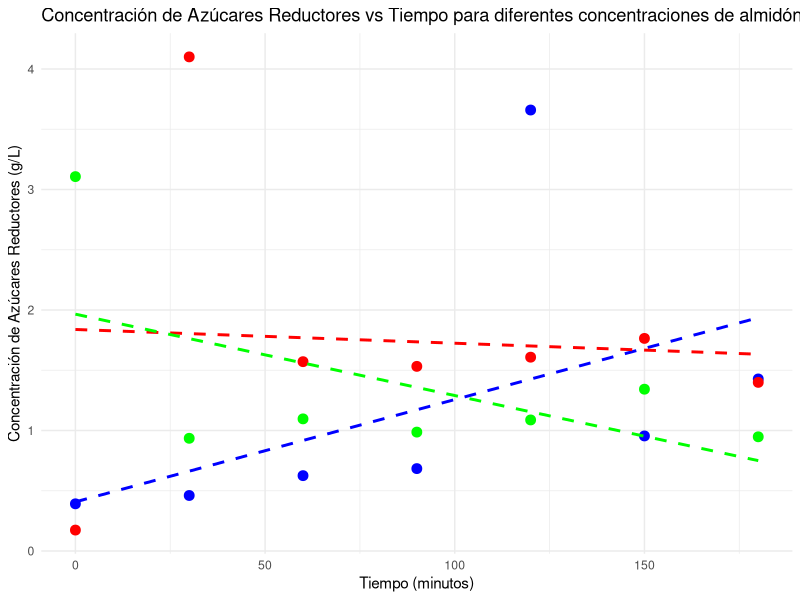

This figure's R source:
# Instala ggplot2 si aún no lo tienes
# install.packages("ggplot2")

# Cargar librerías necesarias
library(ggplot2)

# Datos de tiempo (minutos)
tiempo <- c(0, 30, 60, 90, 120, 150, 180)  # Tiempos en minutos

# Absorbancia para distintas concentraciones de almidón (2%, 7%, 13%)
abs_2 <- c(0.248, 0.287, 0.380, 0.413, 2.093, 0.566, 0.833)
abs_7 <- c(0.125, 2.342, 0.914, 0.892, 0.935, 1.023, 0.817)
abs_13 <- c(1.781, 0.555, 0.646, 0.584, 0.641, 0.785, 0.562)

# Convertir absorbancia a concentración de azúcares reductores usando una fórmula ficticia
# Aquí asumimos que la relación es [Azúcares Reductores] = m * Abs + c
# Ajustar los valores de 'm' y 'c' según la curva de calibración de tu experimento
m <- 1.7713
c <- -0.0478

# Calcular concentración de azúcares reductores para cada absorbancia
azucares_reductores_2 <- m * abs_2 + c
azucares_reductores_7 <- m * abs_7 + c
azucares_reductores_13 <- m * abs_13 + c

# Crear un dataframe con los datos
datos_2 <- data.frame(tiempo, azucares_reductores_2)
datos_7 <- data.frame(tiempo, azucares_reductores_7)
datos_13 <- data.frame(tiempo, azucares_reductores_13)

# Graficar los datos de azúcares reductores vs tiempo para las tres concentraciones de almidón
ggplot() +
  geom_point(data = datos_2, aes(x = tiempo, y = azucares_reductores_2), color = "blue", size = 3, label="2%") +
  geom_smooth(data = datos_2, aes(x = tiempo, y = azucares_reductores_2), method = "lm", se = FALSE, color = "blue", linetype = "dashed") +
  geom_point(data = datos_7, aes(x = tiempo, y = azucares_reductores_7), color = "red", size = 3, label="7%") +
  geom_smooth(data = datos_7, aes(x = tiempo, y = azucares_reductores_7), method = "lm", se = FALSE, color = "red", linetype = "dashed") +
  geom_point(data = datos_13, aes(x = tiempo, y = azucares_reductores_13), color = "green", size = 3, label="13%") +
  geom_smooth(data = datos_13, aes(x = tiempo, y = azucares_reductores_13), method = "lm", se = FALSE, color = "green", linetype = "dashed") +
  labs(title = "Concentración de Azúcares Reductores vs Tiempo para diferentes concentraciones de almidón",
       x = "Tiempo (minutos)",
       y = "Concentración de Azúcares Reductores (g/L)") +
  theme_minimal()

# Calcular la pendiente usando un modelo lineal para cada concentración
modelo_2 <- lm(azucares_reductores_2 ~ tiempo, data = datos_2)
modelo_7 <- lm(azucares_reductores_7 ~ tiempo, data = datos_7)
modelo_13 <- lm(azucares_reductores_13 ~ tiempo, data = datos_13)

# Mostrar los coeficientes del modelo (pendiente y ordenada al origen)
summary(modelo_2)
summary(modelo_7)
summary(modelo_13)

# Extraer la pendiente para cada concentración
pendiente_2 <- coef(modelo_2)[2]
pendiente_7 <- coef(modelo_7)[2]
pendiente_13 <- coef(modelo_13)[2]

# Parámetros adicionales para la actividad enzimática
volumen_ensayo <- 1  # Volumen del ensayo en mL (ajustar si es diferente)
coef_extincion_molar <- 6220  # Coeficiente de extinción molar para NADH (M^-1 cm^-1)
distancia_celda <- 1  # Distancia de la celda del espectrofotómetro (cm)

# Calcular la actividad enzimática (U.I.) para cada concentración
actividad_enzimatica_2 <- (pendiente_2 * volumen_ensayo) / (coef_extincion_molar * distancia_celda)
actividad_enzimatica_7 <- (pendiente_7 * volumen_ensayo) / (coef_extincion_molar * distancia_celda)
actividad_enzimatica_13 <- (pendiente_13 * volumen_ensayo) / (coef_extincion_molar * distancia_celda)

# Mostrar el valor de la actividad enzimática
cat("Actividad enzimática para 2%: ", actividad_enzimatica_2, "U.I.\n")
cat("Actividad enzimática para 7%: ", actividad_enzimatica_7, "U.I.\n")
cat("Actividad enzimática para 13%: ", actividad_enzimatica_13, "U.I.\n")


